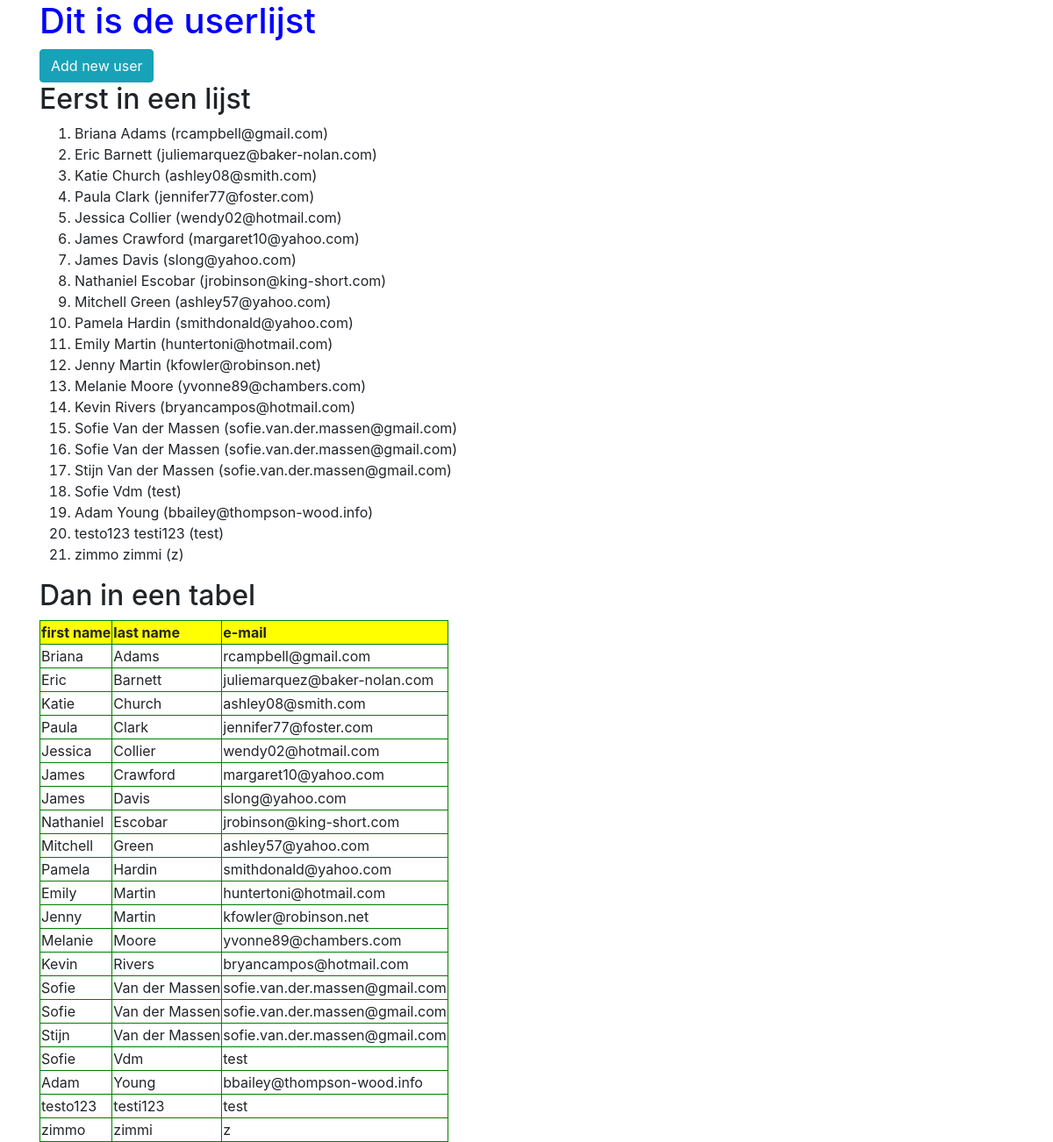
/users/, run on the app's committed database.
### appTwo/models.py (models this page shows, shortened)
class Users(models.Model):
    first_name = models.CharField(max_length=264)
    last_name = models.CharField(max_length=264)
    e_mail = models.CharField(max_length=264)

### appTwo/views.py (the view)
# urls.py: path('users/',views.users,name='users'),
def users(request):
    user_list = Users.objects.order_by('last_name')
    user_dict = {"users_records":user_list}
    return render(request,'appTwo/users.html',user_dict)

### appTwo/templates/appTwo/users.html (shortened to what this page needs)
<!DOCTYPE html>
{% load static %}
<html lang="en" dir="ltr">
  <head>
    <link rel="stylesheet" href="https://stackpath.bootstrapcdn.com/bootstrap/4.3.1/css/bootstrap.min.css">
	   <link rel="stylesheet" href="{% static "appTwo/users2.css" %}"/>
  </head>
  <body>
    <div class="container">
    <h1>Dit is de userlijst</h1>
    <a href="{% url 'appTwo:newuser' %}" class="btn btn-info" role="button">Add new user</a>
    <h2>Eerst in een lijst</h2>
      <ol>
        {% if users_records %}
          {% for u in users_records %}
            <li>{{ u.first_name }} {{ u.last_name }} ({{u.e_mail}})</li>
        {% endfor %}
        {% endif %}
      </ol>
    <h2>Dan in een tabel</h2>
    <div class="userlijst">
       {% if users_records %}
       <table>
           <thead>
             <th>first name</th>
             <th>last name</th>
             <th>e-mail</th>
           </thead>
            {% for u in users_records %}
              <tr>
	                <td>{{ u.first_name }}</td>
                  <td>{{ u.last_name }}</td>
                  <td>{{ u.e_mail }}</td>
	              </tr>
            {% endfor %}
          </table>
          {% else %}
          <p>no users in database</p>
          {% endif %}
    </div>
    </div>
  </body>
</html>

### appTwo/static/appTwo/users2.css (style rules this page uses)
h1 { color:blue; }
table, th, td { border: 1px green solid; }
th { background-color: yellow; }

### data on the page
Users: first_name "Briana", last_name "Adams", e_mail "rcampbell@gmail.com"
Users: first_name "Eric", last_name "Barnett", e_mail "juliemarquez@baker-nolan.com"
Users: first_name "Katie", last_name "Church", e_mail "ashley08@smith.com"
Users: first_name "Paula", last_name "Clark", e_mail "jennifer77@foster.com"
Users: first_name "Jessica", last_name "Collier", e_mail "wendy02@hotmail.com"
Users: first_name "James", last_name "Crawford", e_mail "margaret10@yahoo.com"
Users: first_name "James", last_name "Davis", e_mail "slong@yahoo.com"
Users: first_name "Nathaniel", last_name "Escobar", e_mail "jrobinson@king-short.com"
Users: first_name "Mitchell", last_name "Green", e_mail "ashley57@yahoo.com"
Users: first_name "Pamela", last_name "Hardin", e_mail "smithdonald@yahoo.com"
Users: first_name "Emily", last_name "Martin", e_mail "huntertoni@hotmail.com"
Users: first_name "Jenny", last_name "Martin", e_mail "kfowler@robinson.net"
Users: first_name "Melanie", last_name "Moore", e_mail "yvonne89@chambers.com"
Users: first_name "Kevin", last_name "Rivers", e_mail "bryancampos@hotmail.com"
Users: first_name "Sofie", last_name "Van der Massen", e_mail "sofie.van.der.massen@gmail.com"
Users: first_name "Sofie", last_name "Van der Massen", e_mail "sofie.van.der.massen@gmail.com"
Users: first_name "Stijn", last_name "Van der Massen", e_mail "sofie.van.der.massen@gmail.com"
Users: first_name "Sofie", last_name "Vdm", e_mail "test"
Users: first_name "Adam", last_name "Young", e_mail "bbailey@thompson-wood.info"
Users: first_name "testo123", last_name "testi123", e_mail "test"
Users: first_name "zimmo", last_name "zimmi", e_mail "z"
